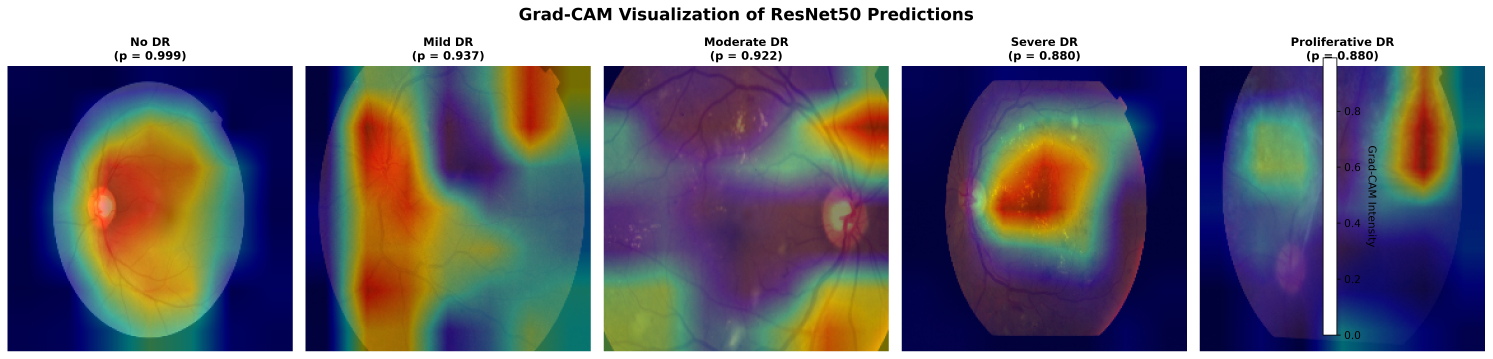
#> input picture ml-model/notebooks/gradcam_five_severity_levels.png, 5970 x 1435 px (shown at 1/4 size)
$ python -i image_preprocessing.py   (imports and definitions only)
#> lines starting #> are read from the running program, lines starting #| are printed output that depends on the picture
import cv2
import numpy as np
import matplotlib.pyplot as plt
# [68 lines left out: functions load_image, resize_image, display_image, crop_black_border, not called in this run]

def enhance_contrast(image: np.ndarray) -> np.ndarray:
    """
    Enhance local contrast using CLAHE.

    Parameters:
        image (np.ndarray): RGB image.

    Returns:
        np.ndarray: Contrast-enhanced RGB image.
    """

    lab = cv2.cvtColor(image, cv2.COLOR_RGB2LAB)
#> lab: shape (1435, 5970, 3); mean of channels 0, 1, 2 123.1, 137.5, 121.6

    l_channel, a_channel, b_channel = cv2.split(lab)
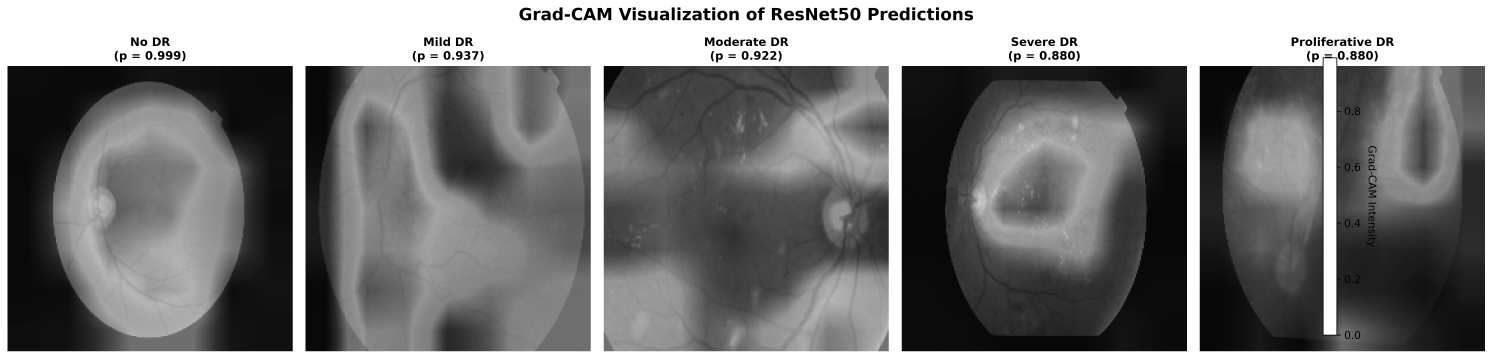
#> l_channel: shape (1435, 5970) (shown at 1/4 size); min 0, max 255, mean 123.1
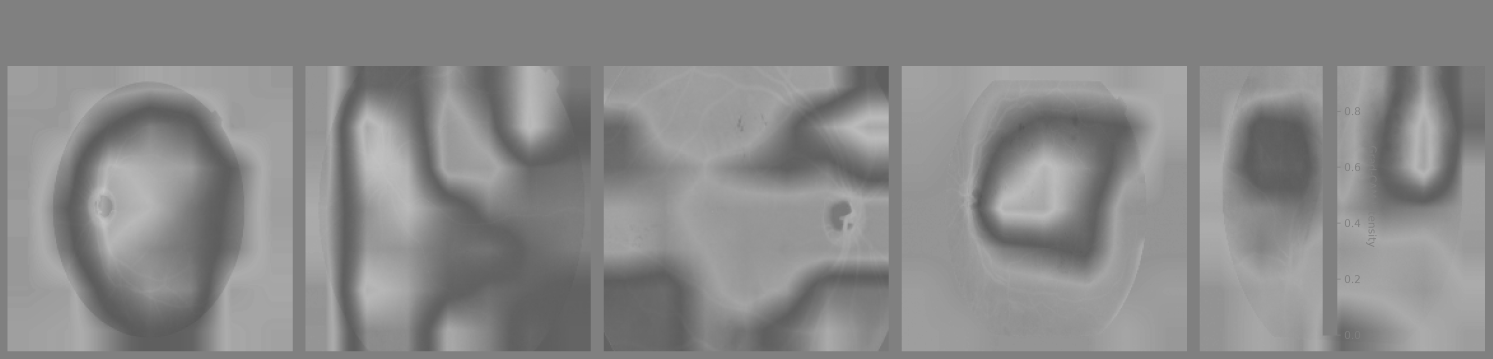
#> a_channel: shape (1435, 5970) (shown at 1/4 size); min 86, max 197, mean 137.5
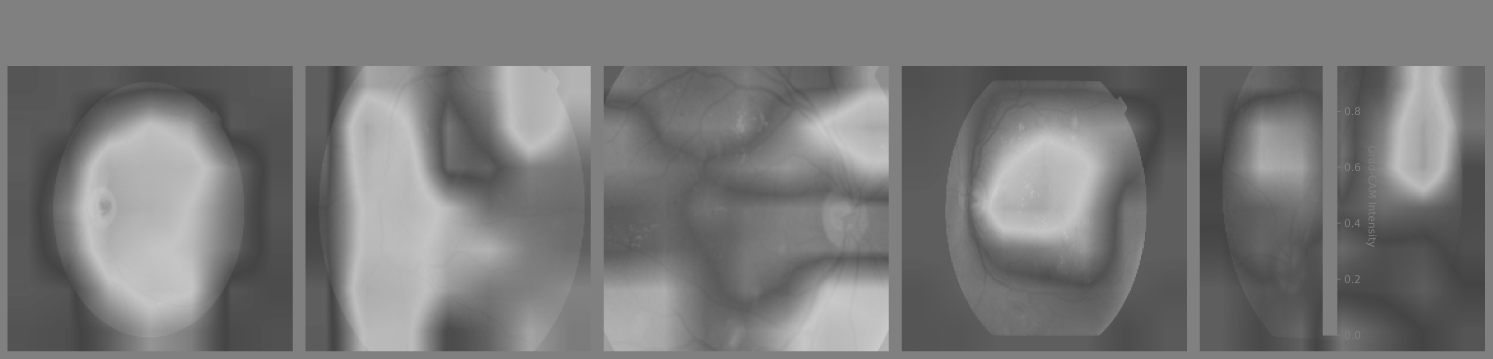
#> b_channel: shape (1435, 5970) (shown at 1/4 size); min 64, max 208, mean 121.6

    clahe = cv2.createCLAHE(
        clipLimit=2.0,
        tileGridSize=(8, 8)
    )

    enhanced_l = clahe.apply(l_channel)
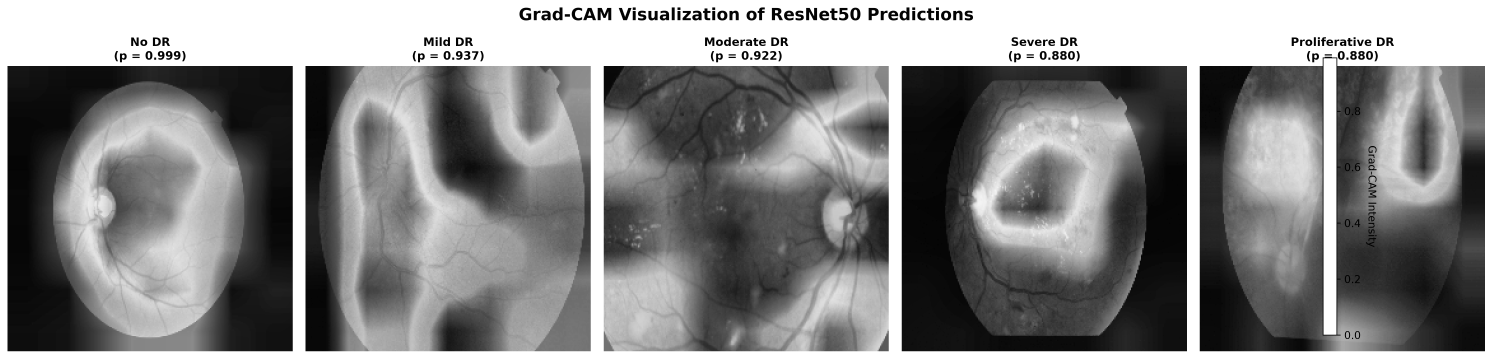
#> enhanced_l: shape (1435, 5970) (shown at 1/4 size); min 1, max 255, mean 134.2

    enhanced_lab = cv2.merge(
        (enhanced_l, a_channel, b_channel)
    )
#> enhanced_lab: shape (1435, 5970, 3); mean of channels 0, 1, 2 134.2, 137.5, 121.6

    enhanced_image = cv2.cvtColor(
        enhanced_lab,
        cv2.COLOR_LAB2RGB
    )
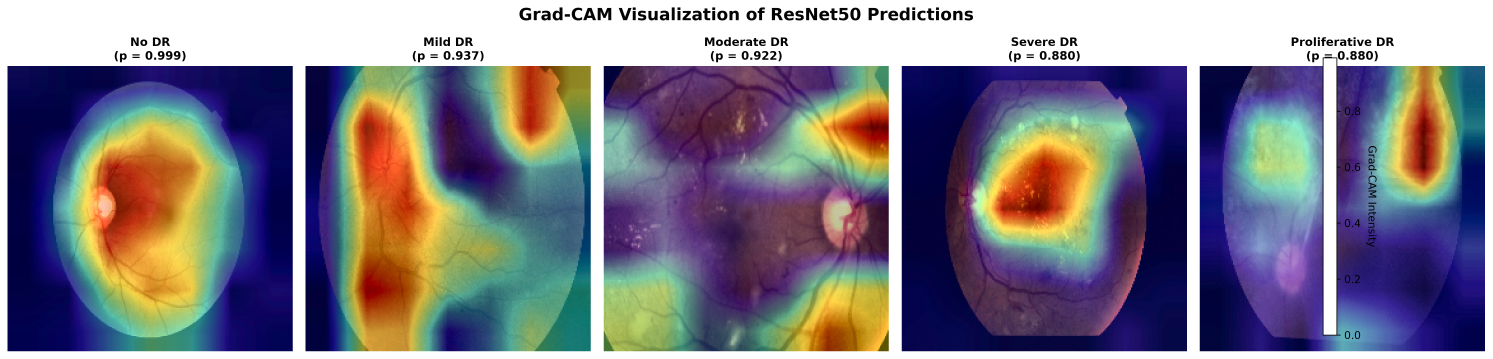
#> enhanced_image: shape (1435, 5970, 3) (shown at 1/4 size); mean R, G, B 128.4, 124.8, 136.5

    return enhanced_image

# [12 lines left out: function normalize_image, not called in this run]

>>> import cv2
>>> picture = cv2.cvtColor(cv2.imread('../notebooks/gradcam_five_severity_levels.png'), cv2.COLOR_BGR2RGB)
>>> result = enhance_contrast(picture)
